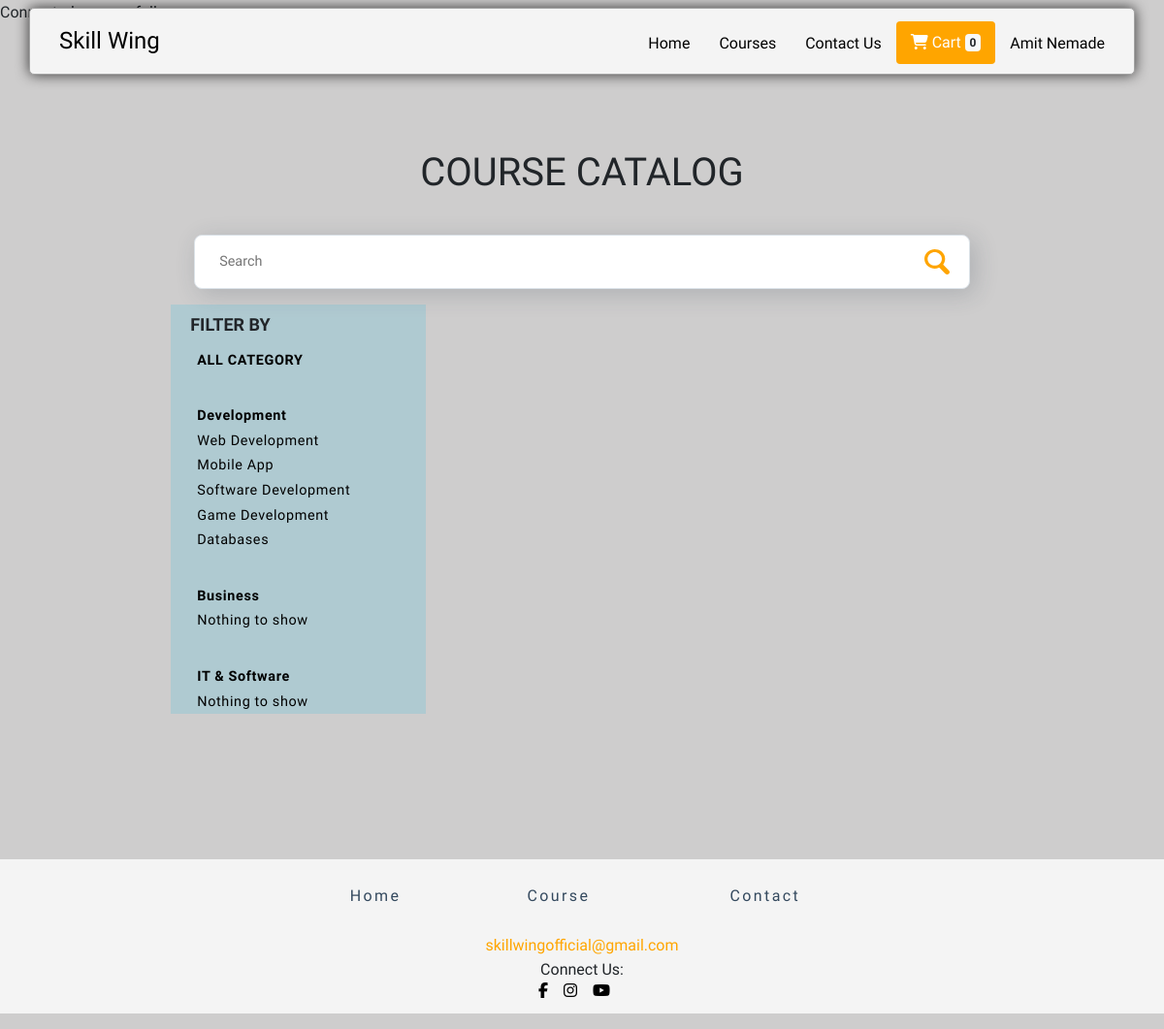
Screenshot of /root/pages/courses/index.php (signed in) with the database file from the repository.
### tables this page shows
CREATE TABLE `category_detail` (
  `category_id` int(5) NOT NULL,
  `main_category` varchar(30) NOT NULL,
  `subcategory` varchar(30) NOT NULL,
  `no_of_courses` int(5) NOT NULL
);

### root/pages/courses/index.php (the view, shortened to what this page needs)
<?php
$servername = "localhost";
$username = "root";
$password = "";
$dbname = "id11020831_skillwing";
$categorytable = "category_detail";
$conn = new mysqli($servername, $username, $password, $dbname);
if(isset($_SESSION['user_id'])) {
  $userid = $_SESSION['user_id'];
  $user_type = $_SESSION['user_type'];
  $username = $_SESSION['user_name'];
}
else {
  $userid = "";
  $user_type = "";
  $username = "";
}
?>
<!DOCTYPE html>
<html lang="en">
<head>
    <link rel="stylesheet" href="https://stackpath.bootstrapcdn.com/bootstrap/4.3.1/css/bootstrap.min.css"
>
    <link rel="stylesheet" href="../../css/courses.css">
    <link rel="stylesheet" href="../../css/antimanbtn.css">
    <link rel="stylesheet" href="../../css/template.css">
</head>
<body>
<header class="container header mt-2 ">
    <h1 class="logo"><a class="navbar-brand" href="../pages/">Skill Wing</a></h1>
    <ul class="main-nav">
      <li><a class="nav-item nav-link" href="../../pages/">Home</a></li>
      <li><a class="nav-item nav-link" href="../../pages/courses/">Courses<span class="sr-only">(current)</span></a></li>
      <li><a class="nav-item nav-link" href="../../pages/contact/">Contact Us</a></li>
      <li>
        <a class="nav-item btn1 nav-link btn" href="#">
          <span><i class="fas fa-shopping-cart"></i></span> Cart <span id="cartbadge" class="badge badge-light">0</span>
        </a>
      </li>
      <li>
        <?php
          if($userid == "")
            echo "<a class='nav-item nav-link' href='../../pages/signin/'>Login/SignUp</a>";
          else if($user_type == "Student")
            echo "<a class='nav-item nav-link' href='../../pages/student/'>".$username."</a>";
          else if($user_type == "Tutor")
            echo "<a class='nav-item nav-link' href='../../pages/tutor/'>".$username."</a>";
        ?>
      </li>
    </ul>
  </header>
    <section class="main-body">
        <div class="container">
            <h1 style="text-align: center; padding: 32px 24px">COURSE CATALOG</h1>
        </div>
        <div class="container">
            <input id="search-bar" placeholder="Search" type="text" class="search-bar" onkeyup="sortCourses()">
        </div>
        <div class="container-fluid mt-3">
            <div class="d-flex flex-column flex-md-row justify-content-center">
                <div class="col order-1 order-md-1 col-md-3">
                  <div class="side-panel d-none d-md-block">
                    <h6>FILTER BY</h6>
                    <div class="all-category">
                        <a href="#" class="allcategory">ALL CATEGORY</a>
                    </div>
                    <?php
                      $sql_getCategory = "SELECT * FROM `$categorytable` ORDER BY `category_id`";
                      $result = $conn->query($sql_getCategory);
                      $start=1;
                      if($result)
                      {
                          if ($result->num_rows > 0) {
                              while($row = $result->fetch_assoc()) {
                                if($row["subcategory"] == "Main_Category")
                                {
                                  if($start == 0)
                                  {
                                    echo "</div>";
                                  }
                                  else{
                                    $start = 0;
                                  }
                                  echo "<div class='category'>
                                        <a href='#' class='category'>".$row['main_category']."</a>
                                  ";
                                }
                                else{
                                  echo "<div class='sub-category'>
                                          <a href='#' class='subcategory'>".$row['subcategory']."</a>
                                        </div>
                                  ";
                                }
                              }
                          }
                          else{
                              echo "0 rows";
                          }
                      }
                      else{
                          echo "Database error";
                      }
                    ?>
                  </div>
                </div>
                </div>
                <div class="col order-2 order-md-2 col-md-6">
                </div>
            </div>
        </div>
    </section>
    <footer class="mt-3 mb-3">
    <div class="container">
      <ul class="footer-ul">
        <li class="footer-li"><a class="footer-link" href="../../pages/">Home</a></li>
        <li class="footer-li"><a class="footer-link" href="../../pages/courses/">Course</a></li>
        <li class="footer-li"><a class="footer-link" href="../../pages/contact/">Contact</a></li>
      </ul>
      <div class="d-flex">
        <div class="mr-auto ml-auto">
          <a href="mailto:skillwingofficial@gmail.com" style="color: #FFA500">skillwingofficial@gmail.com</a>
        </div>
      </div>
      <div class="d-flex">
        <div class="mr-auto ml-auto">
          Connect Us:
        </div>
      </div>
      <div class="d-flex flex-row bd-highlight pb-3 justify-content-center align-items-start">
        <div class="mr-3">
          <a class="footer-icon" href="https://www.facebook.com/skillwingofficial" target="_blank" rel="noopener noreferrer">
            <i class="fab fa-facebook-f"></i></a>
        </div>
        <div class="mr-3">
          <a class="footer-icon" href="https://www.instagram.com/skillwingofficial" target="_blank" rel="noopener noreferrer">
            <i class="fab fa-instagram"></i></a>
        </div>
        <div class="mr-3">
          <a class="footer-icon" href="https://www.youtube.com/channel/UCQDpP--OQplVbgy8wXIYlZQ" target="_blank" rel="noopener noreferrer">
            <i class="fab fa-youtube"></i></a>
        </div>
      </div>
    </div>
  </footer>
</body>
</html>

### root/css/courses.css (style rules this page uses)
body { background: #cecdcd; font-family: 'Martel Sans', sans-serif; }
.btn1 { background: #FFA500 !important; border: #000000; color: #FFFFFF !important; }
.search-bar { padding: .75em 1.75em; width: 100%; border: 1px solid #dbe2e8; color: #2e3d49; background: calc(100% - 1.4em) center/1.6rem #fff url(../images/search.svg) no-repeat; max-width: 50rem; outline: none; margin: 0 auto; height: 3.5rem; font-size: 0.9rem; border-radius: 8px; display: block; box-shadow: 5px 5px 25px 0 rgba(46, 61, 73, 0.2); }
.side-panel { padding-left: 20px; background-color: rgba(2, 179, 228, 0.15); }
.side-panel h6 { font-family: 'Hind',sans-serif; font-size: 18px; font-weight: 600; line-height: 2rem; padding-top:5px; }
.side-panel a { font-family: 'Hind',sans-serif; font-size: 0.9rem; letter-spacing: 0.04rem; line-height: 1.6rem; text-decoration: none; padding-left: 7px; transition: color 0.3s ease; }
.all-category a, .category a { font-weight: 600; color: #000000; }
.category { margin-top: 32px; }
.sub-category a { font-weight: normal; color: #000000; }
@media (min-width: 768px) { section.main-body { margin-top: 6rem; } }

### root/css/template.css (style rules this page uses)
body { background: #cecdcd; font-family: 'Martel Sans', sans-serif; }
* { box-sizing: border-box; }
body { line-height: 1.6; margin: 0; min-height: 100vh; }
ul { margin: 0; padding: 0; list-style: none; }
h2, h3, a { color: #34495e; }
a { text-decoration: none; }
.logo { margin: 0; }
.main-nav { margin-top: 5px; }
.logo a, .main-nav a { padding: 10px 15px; text-align: center; display: block; }
.nav-link { color: #000000; font-size: .99em; }
.navbar-brand { font-size: 24px !important; color: #000000; }
.header { padding-top: .5em; padding-bottom: .5em; border: 1px solid #a2a2a2; background-color: #f4f4f4; -webkit-box-shadow: 0px 0px 14px 0px rgba(0,0,0,0.75); -moz-box-shadow: 0px 0px 14px 0px rgba(0,0,0,0.75); box-shadow: 0px 0px 14px 0px rgba(0,0,0,0.75); -webkit-border-radius: 5px; -moz-border-radius: 5px; border-radius: 5px; }
.btn1 { background: #FFA500 !important; border: #000000; color: #FFFFFF !important; }
@media (min-width: 768px) { .header, .main-nav { display: flex; } }
@media (min-width: 992px) { .header { flex-direction: row; justify-content: space-between; position: fixed; top: 0; right: 0; left: 0; z-index: 1030; } }
.navbar-brand { font-family: 'Yesteryear', cursive; font-size: 24px; }
.nav-item { font-family: 'Hind', sans-serif; font-weight: 500; font-size: 16px; }
@media (min-width: 768px) { section.main-body { margin-top: 6rem; } }
.footer-ul { margin: 150px auto 0; padding: 0; list-style: none; display: table; width: 600px; text-align: center; }
.footer-li { display: table-cell; position: relative; padding: 15px 0px; }
footer { background-color: #f4f4f4; }
a.footer-link { text-decoration: none; }
.footer-link { text-decoration: none; letter-spacing: 0.15em; display: inline-block; padding: 10px 10px; position: relative; }
.footer-link:after { text-decoration: none; background: none repeat scroll 0 0 transparent; top: 0; content: ""; display: block; height: 2px; left: 50%; position: absolute; background: #FFA500; transition: width 0.3s ease 0s, left 0.3s ease 0s; width: 0; }
.footer-icon { color: #000000; }

### rows the page displays
category_detail: main_category "Development"
category_detail: subcategory "Web Development"
category_detail: subcategory "Mobile App"
category_detail: subcategory "Software Development"
category_detail: subcategory "Game Development"
category_detail: subcategory "Databases"
category_detail: main_category "Business"
category_detail: subcategory "Nothing to show"
category_detail: main_category "IT & Software"
category_detail: subcategory "Nothing to show"

### other values shown
$username "Amit Nemade"
